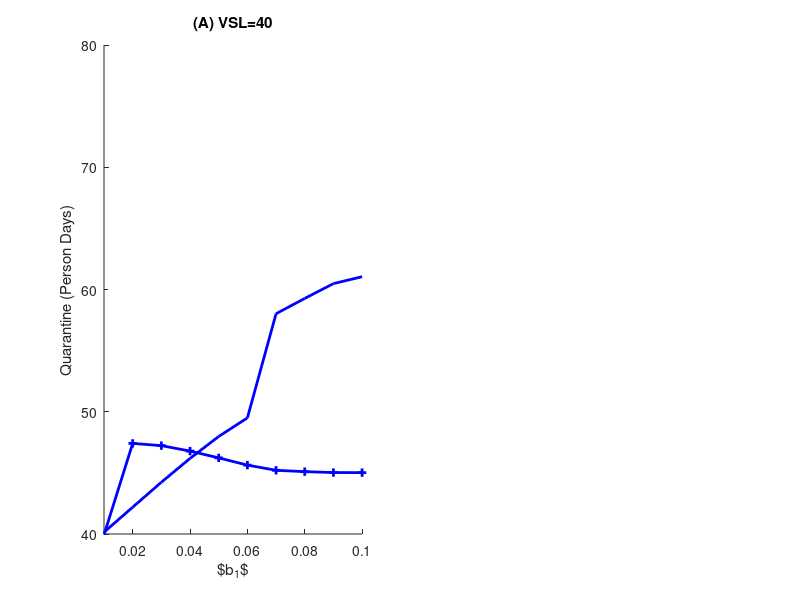

This chart was generated by the following MATLAB code: (Note: this script raises an error after producing the figure.)
%% Figure 2A

load b1vsl40faster.mat
Q40f=totalQ;
load b1vsl40.mat
Q40=totalQ;
load b1vsl80faster.mat
Q80f=totalQ;
load b1vsl80.mat
Q80=totalQ;
b1=vals;

f = figure(313); clf; 
subplot(1,2,1);hold on;
%yyaxis left
plot(b1,Q40,'b','linewidth',2);
plot(b1,Q40f,'b+-','linewidth',2);
ylabel('Quarantine (Person Days)');
xlabel('$b_1$');
axis([0.01 0.1 40 80]);

TITLE = title('(A) VSL=40'); TITLE.Interpreter = 'latex'; TITLE.FontSize = 14;
L = legend({'$Slow$','$Fast$'}); L.Interpreter = 'latex'; L.FontSize = 15;
ax = gca; ax.FontSize = 15;
ax.TickLabelInterpreter = 'latex';
ax.XLabel.Interpreter = 'latex';
ax.YLabel.Interpreter = 'latex';

subplot(1,2,2);hold on;
plot(b1,Q80,'k','linewidth',2);
plot(b1,Q80f,'k+-','linewidth',2);
axis([0.01 0.1 40 180]);
ylabel('Quarantine (Person Days)');
xlabel('$b_1$');

TITLE = title('(B) VSL=80'); TITLE.Interpreter = 'latex'; TITLE.FontSize = 14;
L = legend({'$Slow$','$Fast$'}); L.Interpreter = 'latex';
L.FontSize = 15;
ax = gca; ax.FontSize = 15;
ax.TickLabelInterpreter = 'latex';
ax.XLabel.Interpreter = 'latex';
ax.YLabel.Interpreter = 'latex';

f.Units = 'Inches';
f.Position = [1 1 12 5];

print('fig2AB_revisions','-depsc');